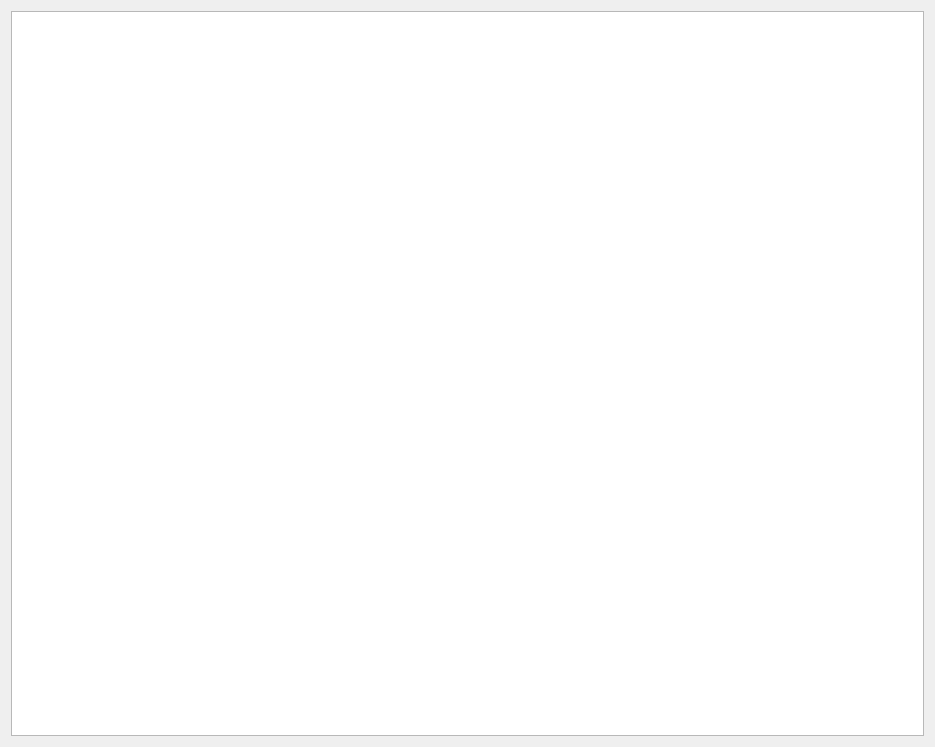
<?xml version="1.0" encoding="UTF-8"?>
<ui version="4.0">
 <class>Dialog_tongue</class>
 <widget class="QDialog" name="Dialog_tongue">
  <property name="windowModality">
   <enum>Qt::NonModal</enum>
  </property>
  <property name="geometry">
   <rect>
    <x>0</x>
    <y>0</y>
    <width>935</width>
    <height>747</height>
   </rect>
  </property>
  <property name="sizePolicy">
   <sizepolicy hsizetype="Preferred" vsizetype="Preferred">
    <horstretch>0</horstretch>
    <verstretch>0</verstretch>
   </sizepolicy>
  </property>
  <property name="windowTitle">
   <string>舌診</string>
  </property>
  <property name="modal">
   <bool>false</bool>
  </property>
  <layout class="QVBoxLayout" name="verticalLayout">
   <item>
    <layout class="QHBoxLayout" name="horizontalLayout">
     <item>
      <widget class="QTextBrowser" name="textBrowser">
       <property name="openLinks">
        <bool>false</bool>
       </property>
      </widget>
     </item>
    </layout>
   </item>
  </layout>
 </widget>
 <resources/>
 <connections/>
</ui>
